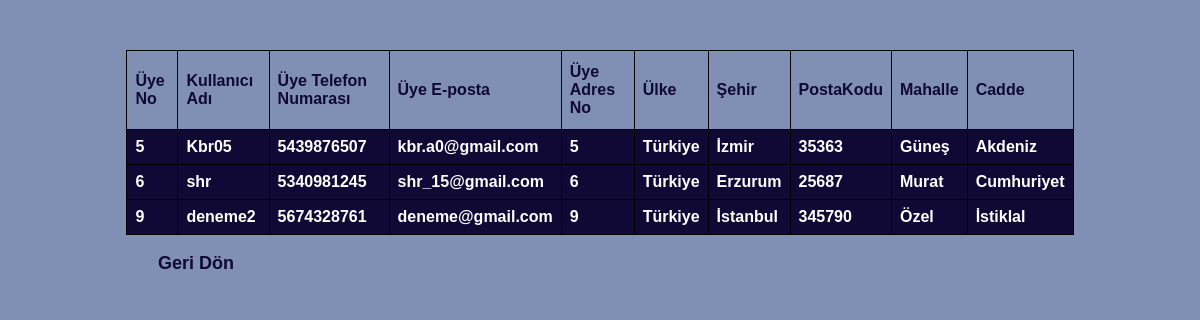
The page /websitedb/UyeListesi.php (signed in) on the database as committed earlier.
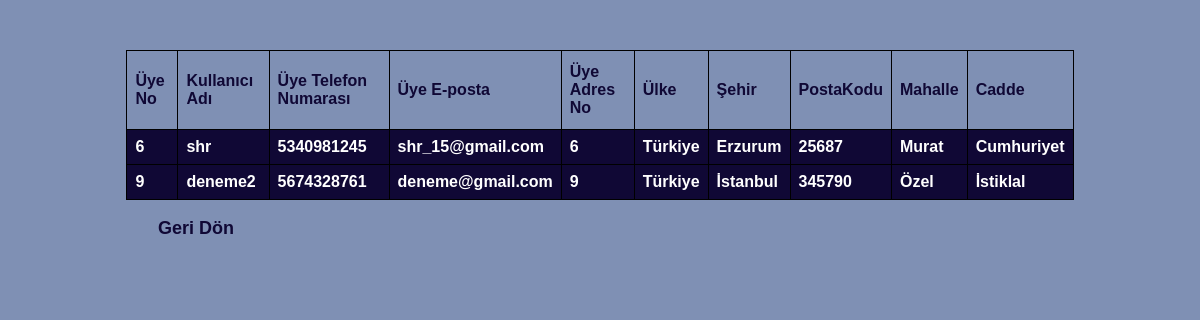
The same page on the database as committed later.
### tables this page shows
CREATE TABLE `uyeler` (
  `UyeId` int(11) NOT NULL,
  `KullaniciAdi` varchar(45) NOT NULL,
  `Sifre` varchar(256) NOT NULL,
  `UyeTel` bigint(11) NOT NULL,
  `UyeEposta` varchar(256) NOT NULL
);

CREATE TABLE `adrestbl` (
  `AdresId` int(11) NOT NULL,
  `Ulke` varchar(45) NOT NULL,
  `Sehir` varchar(45) NOT NULL,
  `PostaKodu` bigint(20) NOT NULL,
  `Mahalle` varchar(45) NOT NULL,
  `Cadde` varchar(45) NOT NULL
);

### websitedb/UyeListesi.php (the view, shortened to what this page needs)
<html>
    <head>
    </head>
    <body>
            <?php
        include("baglanti.php");
        $sql = " SELECT uyeler.UyeId, uyeler.KullaniciAdi,uyeler.UyeTel, uyeler.UyeEposta, adrestbl.AdresId, adrestbl.Ulke, adrestbl.Sehir, adrestbl.PostaKodu, adrestbl.Mahalle, adrestbl.Cadde
        FROM ((uyeler
        INNER JOIN uye_adres ON uyeler.UyeId = uye_adres.uye_adres_uyeNo)
        INNER JOIN adrestbl ON uyeler.UyeId = adrestbl.AdresId)";
        $cevap = mysqli_query($baglanti,$sql);
        echo "<html>";
        echo "<table border =1px id='table'>";
        echo "<tr >";
        echo "<th>Üye No</th>";
        echo "<th>Kullanıcı Adı</th>";
        echo "<th>Üye Telefon Numarası</th>";
        echo "<th>Üye E-posta</th>";
        echo "<th>Üye Adres No</th>";
        echo "<th> Ülke </th>";
        echo "<th> Şehir </th>";
        echo "<th>PostaKodu</th>";
        echo "<th>Mahalle</th>";
        echo "<th>Cadde</th>";
        echo "</tr>";
        while($gelen=mysqli_fetch_array($cevap)){
            echo "<tr><td >".$gelen['UyeId']." </td>";
            echo "<td >".$gelen['KullaniciAdi']."</td>";
            echo "<td >".$gelen['UyeTel']."</td>";
            echo "<td >".$gelen['UyeEposta']."</td>";
            echo "<td >".$gelen['AdresId']."</td>";
            echo "<td >".$gelen['Ulke']."</td>";
            echo "<td >".$gelen['Sehir']."</td>";
            echo "<td >".$gelen['PostaKodu']."</td>";
            echo "<td >".$gelen['Mahalle']."</td>";
            echo "<td >".$gelen['Cadde']."</td></tr>";
        }
        echo "</table>";
        echo "<br/><a href='menu.php' class='button'>Geri Dön </a>";
        echo "</html>";
        ?>
    </body>
</html>

Rows that differ between the two databases and show on the page:
removed uyeler: UyeId "5", KullaniciAdi "Kbr05", UyeTel "5439876507", UyeEposta "kbr.a0@gmail.com", adrestbl.AdresId "5", adrestbl.Ulke "Türkiye", adrestbl.Sehir "İzmir", adrestbl.PostaKodu "35363", adrestbl.Mahalle "Güneş", adrestbl.Cadde "Akdeniz"
